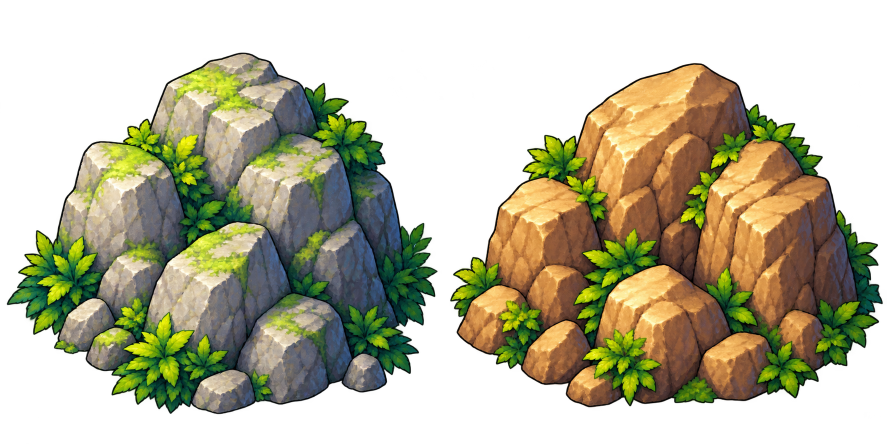
#> input picture assets/hd/props/big_rocks.png, 1774 x 887 px, given in place of scorpion-gorge-r0c0-chatgpt-1.png, which was not available (shown at 1/2 size)
$ python build-scorpion-gorge-painted.py ../assets/hd/props/big_rocks.png
#> lines starting #> are read from the running program, lines starting #| are printed output that depends on the picture
"""Assembles the 48x32 Scorpion Gorge ground from the four ChatGPT detail quadrants (each 1536x1024 = 24x16 tiles at 64 px/tile, no upscale).

Usage: python Tools/build-scorpion-gorge-painted.py [--preview]
 Output: Assets/Resources/Sprites/village/tiles/scorpion-gorge-ground-r{r}c{c}.png (2x2 chunks of 1536x1024, r0 = top) + -minimap.png (288x192).
 The quadrants were drawn as near-exact copies of the overview sketch (docs note: "gần như chép nét lại bản tổng thể nên mép nối khớp tốt"), so seams need
 little or no correction. Same four-step pipeline as Tools/build-sunbreak-foothills-painted.py: WARPS (local shift to line up a feature across a seam),
 levelling the slow colour step, a narrow mirror crossfade, and PATCHES (clone stamps) for anything a seam still cuts in two.
 --preview writes the stitched overview and 1:1 crops around every seam to plans/261113-1923-scorpion-gorge/layout-scorpion-gorge/visuals/.
"""
import os, sys
import numpy as np, cv2
from PIL import Image

ROOT = os.path.dirname(os.path.dirname(os.path.abspath(__file__)))
SRC = os.path.join(ROOT, "Assets", "ArtLibrary", "maps", "scorpion-gorge")
TILES = os.path.join(ROOT, "Assets", "Resources", "Sprites", "village", "tiles")
PLAN = os.path.join(ROOT, "plans", "261113-1923-scorpion-gorge", "layout-scorpion-gorge")
VIS = os.path.join(PLAN, "visuals")
NAME = "scorpion-gorge-ground"
QUADS = {(0, 0): "r0c0-chatgpt-1", (0, 1): "r0c1-chatgpt-1", (1, 0): "r1c0-chatgpt-2", (1, 1): "r1c1-chatgpt-1"}
QW, QH = 1536, 1024
W, H = QW * 2, QH * 2
LEVEL_REACH = 220     # px over which a seam's colour step fades out
LEVEL_SIGMA = 90      # px of smoothing along the seam (only the slow colour drift is levelled, not the texture)
XFADE = 14            # half width of the mirror crossfade

# (quadrant r, c, axis the pixels move along 'x'|'y', shift px at the seam, centre along the seam, half extent along the seam, reach away from the seam, seam side 'top'|'bottom'|'left'|'right' of the quadrant)
WARPS = [
]

# (dst x, dst y, w, h, src x, src y, feather px) in full-map pixels, applied after the blend
PATCHES = [
]


def load(n):
#> called with n = 'r0c0-chatgpt-1'
    return np.asarray(Image.open(os.path.join(SRC, "scorpion-gorge-" + n + ".png")).convert("RGB")).astype(np.float32)
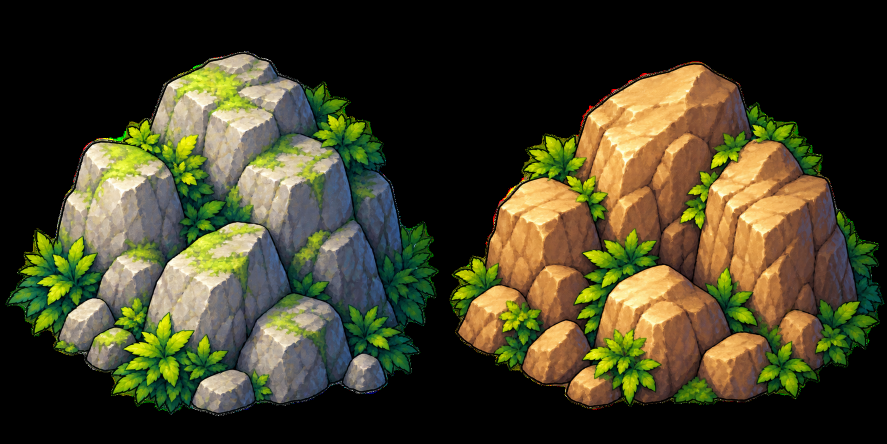
#> returned value: shape (887, 1774, 3) float32 (shown at 1/2 size); mean of channels 0, 1, 2 66.2, 63.4, 37.9; drawn as R, G, B


def smooth(t):
    t = np.clip(t, 0.0, 1.0)
    return t * t * (3 - 2 * t)


# [37 lines left out: functions warp, level, crossfade, patch, not called in this run]


def assemble():
    q = {k: load(n) for k, n in QUADS.items()}
#> call 2 of load, with n = 'r0c1-chatgpt-1'
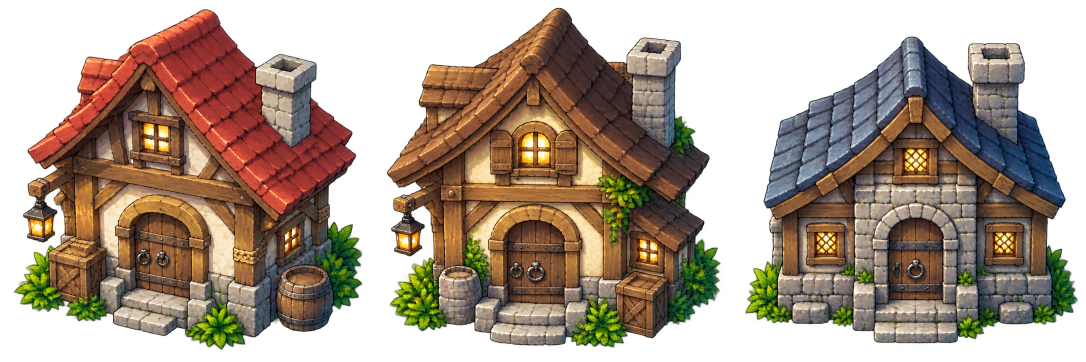
#> input picture assets/hd/props/houses.png, 2172 x 724 px, given in place of scorpion-gorge-r0c1-chatgpt-1.png, which was not available (shown at 1/2 size)
#> in load (call 2), `return np.asarray(Image.open(os.path.join(SRC, "scorpion-gorge-" + n +..`:
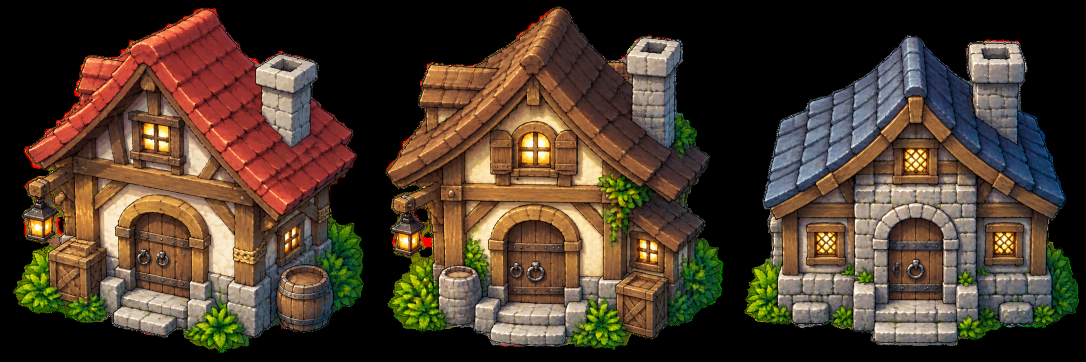
#> returned value: shape (724, 2172, 3) float32 (shown at 1/2 size); mean of channels 0, 1, 2 74.2, 58.1, 43; drawn as R, G, B
    for (r, c, axis, shift, centre, half, reach, side) in WARPS:
        q[(r, c)] = warp(q[(r, c)], axis, shift, centre, half, reach, side)
    canvas = np.zeros((H, W, 3), np.float32)
    for (r, c), im in q.items(): canvas[r * QH:(r + 1) * QH, c * QW:(c + 1) * QW] = im
    level(canvas, True, QW); level(canvas, False, QH)
    crossfade(canvas, True, QW); crossfade(canvas, False, QH)
    for p in PATCHES: patch(canvas, *p)
    return np.clip(canvas, 0, 255).astype(np.uint8)


# [7 lines left out: function save, not called in this run]


if __name__ == "__main__":
#> (the run stopped early here; a loop or call above may not have finished)
